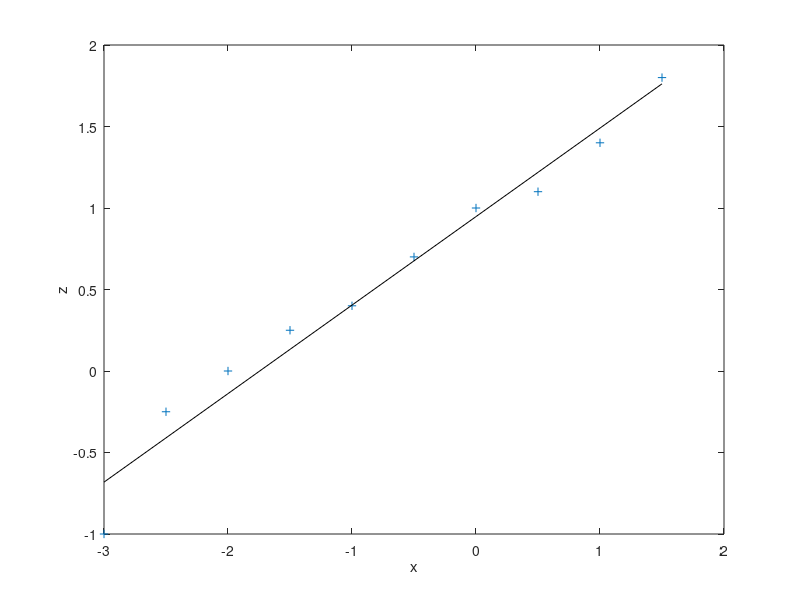

Source code (MATLAB):
% Author Ben Loftin
% This is so obvious it should not be copyrighted...
% but consider this under the GPL

% example of linear Least Squares

% the example measurements
z = [-1.0 -0.25 0.0 0.25 0.4 0.7 1.0 1.1 1.4 1.8]';

% the variables to be estimated that has a linear relationship to 
% the measurements (z)
x = [-3.0 -2.5 -2.0 -1.5 -1.0 -0.5 0.0 0.5 1.0 1.5]';

% For convenience, define an identity vector the size of vectors above
Iv = ones(size(z));

A = [Iv x];

% The easy matrix form of linear least squares fit
xls = (A'*A)^-1*A'*z;

% To see this plot the data
plot(x,z,'+');
hold;
% the fitted line of data
fitls = xls(2)*x + xls(1)
% plot the fitted line
plot(x,fitls,'k');

% add titles
xlabel('x');
ylabel('z');